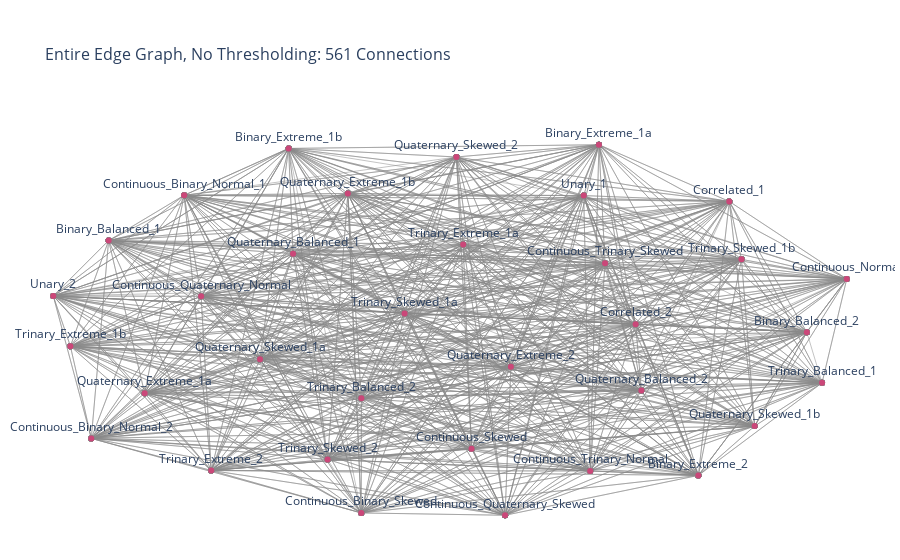

The notebook cell saved with this chart:
### Markdown cell above
## Visualize the entire network graph

### Code cell
draw_graph(edges, f'Entire Edge Graph, No Thresholding: {edges.shape[0]} Connections', display=True)

### Figure 1 — Plotly figure (JSON) as saved in the notebook; plotly's stock layout.template omitted (floating-point values rounded to 4 significant figures; data arrays with more than 128 entries replaced by an {"elided": "..."} marker saying what was removed)
{"data": [{"hoverinfo": "text", "line": {"color": "#888", "width": 0.5}, "mode": "lines+markers", "textposition": "top center", "type": "scatter", "x": {"elided": "1122 float values"}, "y": {"elided": "1122 float values"}}, {"hoverinfo": "text", "marker": {"color": [1, 1, 1, 1, 1, 1, 1, 1, 1, 1, 1, 1, 1, 1, 1, 1, 1, 1, 1, 1, 1, 1, 1, 1, 1, 1, 1, 1, 1, 1, 1, 1, 1, 1]}, "mode": "markers+text", "text": ["Correlated_1", "Correlated_2", "Quaternary_Balanced_1", "Quaternary_Balanced_2", "Trinary_Balanced_1", "Trinary_Balanced_2", "Continuous_Quaternary_Normal", "Continuous_Quaternary_Skewed", "Quaternary_Skewed_1a", "Quaternary_Skewed_1b", "Continuous_Trinary_Skewed", "Continuous_Trinary_Normal", "Trinary_Skewed_1a", "Trinary_Skewed_1b", "Binary_Balanced_2", "Binary_Balanced_1", "Quaternary_Skewed_2", "Trinary_Skewed_2", "Quaternary_Extreme_1a", "Quaternary_Extreme_1b", "Continuous_Binary_Skewed", "Continuous_Binary_Normal_2", "Continuous_Binary_Normal_1", "Trinary_Extreme_1a", "Trinary_Extreme_1b", "Quaternary_Extreme_2", "Binary_Extreme_1b", "Binary_Extreme_1a", "Binary_Extreme_2", "Trinary_Extreme_2", "Continuous_Skewed", "Unary_2", "Unary_1", "Continuous_Normal"], "textposition": "top center", "type": "scatter", "x": [0.704, 0.4711, -0.3808, 0.4855, 0.9347, -0.2109, -0.6094, 0.1464, -0.463, 0.7671, 0.3951, 0.3581, -0.1035, 0.7343, 0.8968, -0.8395, 0.02539, -0.295, -0.7498, -0.2447, -0.2112, -0.8825, -0.6516, 0.04223, -0.9345, 0.1609, -0.3919, 0.3799, 0.6271, -0.5842, 0.06301, -0.9772, 0.3419, 0.9961], "y": [0.6868, 0.02695, 0.4057, -0.3294, -0.2882, -0.3716, 0.1767, -1, -0.1611, -0.5204, 0.355, -0.7622, 0.08474, 0.3754, -0.01645, 0.4763, 0.9256, -0.6999, -0.3442, 0.7299, -0.9876, -0.5869, 0.7197, 0.4555, -0.09125, -0.2017, 0.9716, 0.9914, -0.7859, -0.7593, -0.6421, 0.1788, 0.7183, 0.2698]}], "layout": {"hovermode": "closest", "margin": {"b": 20, "l": 5, "r": 5, "t": 120}, "showlegend": false, "title": {"font": {"size": 16}, "text": "Entire Edge Graph, No Thresholding: 561 Connections"}, "xaxis": {"showgrid": false, "showticklabels": false, "zeroline": false}, "yaxis": {"showgrid": false, "showticklabels": false, "zeroline": false}}}
